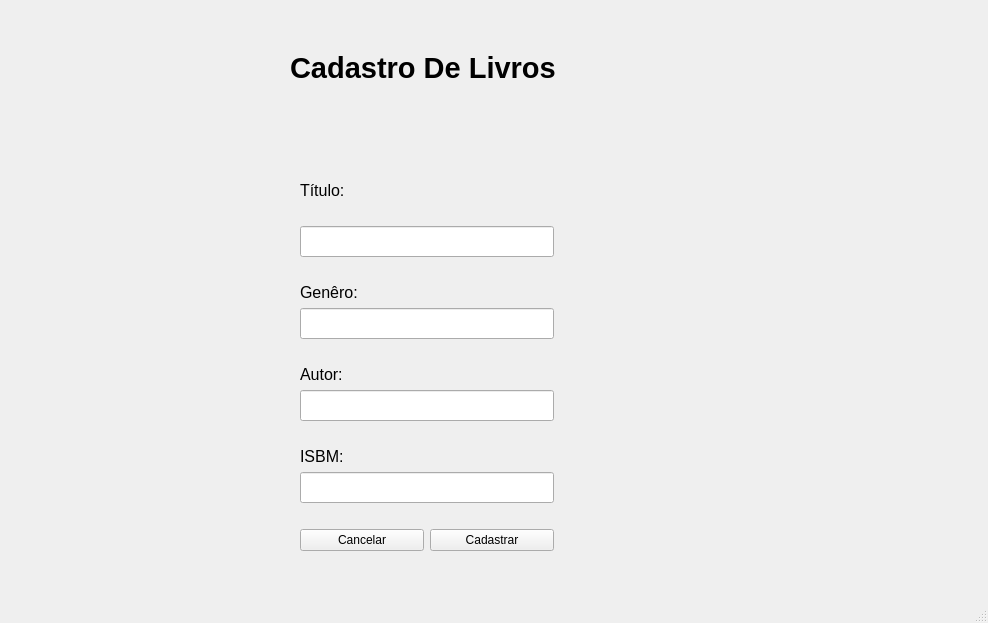
<?xml version="1.0" encoding="UTF-8"?>
<ui version="4.0">
 <class>CadastrodeLivro</class>
 <widget class="QMainWindow" name="CadastrodeLivro">
  <property name="geometry">
   <rect>
    <x>0</x>
    <y>0</y>
    <width>988</width>
    <height>623</height>
   </rect>
  </property>
  <property name="sizePolicy">
   <sizepolicy hsizetype="Maximum" vsizetype="Maximum">
    <horstretch>0</horstretch>
    <verstretch>0</verstretch>
   </sizepolicy>
  </property>
  <property name="windowTitle">
   <string>MainWindow</string>
  </property>
  <widget class="QWidget" name="centralwidget">
   <widget class="QLabel" name="label">
    <property name="enabled">
     <bool>true</bool>
    </property>
    <property name="geometry">
     <rect>
      <x>290</x>
      <y>50</y>
      <width>281</width>
      <height>35</height>
     </rect>
    </property>
    <property name="font">
     <font>
      <pointsize>22</pointsize>
      <weight>75</weight>
      <bold>true</bold>
     </font>
    </property>
    <property name="text">
     <string>Cadastro De Livros</string>
    </property>
   </widget>
   <widget class="QWidget" name="verticalLayoutWidget_5">
    <property name="geometry">
     <rect>
      <x>300</x>
      <y>160</y>
      <width>254</width>
      <height>391</height>
     </rect>
    </property>
    <layout class="QVBoxLayout" name="verticalLayout_5">
     <item>
      <layout class="QVBoxLayout" name="verticalLayout">
       <item>
        <widget class="QLabel" name="titulo">
         <property name="font">
          <font>
           <pointsize>12</pointsize>
          </font>
         </property>
         <property name="text">
          <string>Título:</string>
         </property>
         <property name="buddy">
          <cstring>lineEdit</cstring>
         </property>
        </widget>
       </item>
       <item>
        <widget class="QLineEdit" name="lineEdit">
         <property name="minimumSize">
          <size>
           <width>241</width>
           <height>31</height>
          </size>
         </property>
         <property name="text">
          <string/>
         </property>
        </widget>
       </item>
       <item>
        <spacer name="verticalSpacer">
         <property name="orientation">
          <enum>Qt::Vertical</enum>
         </property>
         <property name="sizeType">
          <enum>QSizePolicy::Fixed</enum>
         </property>
         <property name="sizeHint" stdset="0">
          <size>
           <width>244</width>
           <height>20</height>
          </size>
         </property>
        </spacer>
       </item>
       <item>
        <layout class="QVBoxLayout" name="verticalLayout_3">
         <item>
          <widget class="QLabel" name="titulo_3">
           <property name="font">
            <font>
             <pointsize>12</pointsize>
            </font>
           </property>
           <property name="text">
            <string>Genêro:</string>
           </property>
           <property name="buddy">
            <cstring>lineEdit</cstring>
           </property>
          </widget>
         </item>
         <item>
          <widget class="QLineEdit" name="lineEdit_6">
           <property name="minimumSize">
            <size>
             <width>241</width>
             <height>31</height>
            </size>
           </property>
           <property name="text">
            <string/>
           </property>
          </widget>
         </item>
         <item>
          <spacer name="verticalSpacer_2">
           <property name="orientation">
            <enum>Qt::Vertical</enum>
           </property>
           <property name="sizeType">
            <enum>QSizePolicy::Fixed</enum>
           </property>
           <property name="sizeHint" stdset="0">
            <size>
             <width>244</width>
             <height>20</height>
            </size>
           </property>
          </spacer>
         </item>
         <item>
          <layout class="QVBoxLayout" name="verticalLayout_2">
           <item>
            <widget class="QLabel" name="titulo_2">
             <property name="font">
              <font>
               <pointsize>12</pointsize>
              </font>
             </property>
             <property name="text">
              <string>Autor:</string>
             </property>
             <property name="buddy">
              <cstring>lineEdit</cstring>
             </property>
            </widget>
           </item>
           <item>
            <widget class="QLineEdit" name="lineEdit_5">
             <property name="minimumSize">
              <size>
               <width>241</width>
               <height>31</height>
              </size>
             </property>
             <property name="text">
              <string/>
             </property>
            </widget>
           </item>
           <item>
            <spacer name="verticalSpacer_3">
             <property name="orientation">
              <enum>Qt::Vertical</enum>
             </property>
             <property name="sizeType">
              <enum>QSizePolicy::Fixed</enum>
             </property>
             <property name="sizeHint" stdset="0">
              <size>
               <width>244</width>
               <height>20</height>
              </size>
             </property>
            </spacer>
           </item>
           <item>
            <layout class="QVBoxLayout" name="verticalLayout_4">
             <item>
              <widget class="QLabel" name="titulo_4">
               <property name="font">
                <font>
                 <pointsize>12</pointsize>
                </font>
               </property>
               <property name="text">
                <string>ISBM:</string>
               </property>
               <property name="buddy">
                <cstring>lineEdit</cstring>
               </property>
              </widget>
             </item>
             <item>
              <widget class="QLineEdit" name="lineEdit_7">
               <property name="minimumSize">
                <size>
                 <width>241</width>
                 <height>31</height>
                </size>
               </property>
               <property name="text">
                <string/>
               </property>
              </widget>
             </item>
             <item>
              <spacer name="verticalSpacer_4">
               <property name="orientation">
                <enum>Qt::Vertical</enum>
               </property>
               <property name="sizeType">
                <enum>QSizePolicy::Fixed</enum>
               </property>
               <property name="sizeHint" stdset="0">
                <size>
                 <width>244</width>
                 <height>20</height>
                </size>
               </property>
              </spacer>
             </item>
             <item>
              <layout class="QHBoxLayout" name="horizontalLayout_2">
               <item>
                <widget class="QPushButton" name="pushButton_2">
                 <property name="text">
                  <string>Cancelar</string>
                 </property>
                </widget>
               </item>
               <item>
                <widget class="QPushButton" name="pushButton">
                 <property name="text">
                  <string>Cadastrar</string>
                 </property>
                </widget>
               </item>
              </layout>
             </item>
            </layout>
           </item>
          </layout>
         </item>
        </layout>
       </item>
      </layout>
     </item>
    </layout>
   </widget>
   <zorder>verticalLayoutWidget_5</zorder>
   <zorder>label</zorder>
  </widget>
  <widget class="QMenuBar" name="menubar">
   <property name="geometry">
    <rect>
     <x>0</x>
     <y>0</y>
     <width>988</width>
     <height>21</height>
    </rect>
   </property>
  </widget>
  <widget class="QStatusBar" name="statusbar"/>
 </widget>
 <resources/>
 <connections>
  <connection>
   <sender>titulo</sender>
   <signal>linkActivated(QString)</signal>
   <receiver>lineEdit</receiver>
   <slot>selectAll()</slot>
   <hints>
    <hint type="sourcelabel">
     <x>347</x>
     <y>164</y>
    </hint>
    <hint type="destinationlabel">
     <x>349</x>
     <y>197</y>
    </hint>
   </hints>
  </connection>
 </connections>
</ui>
